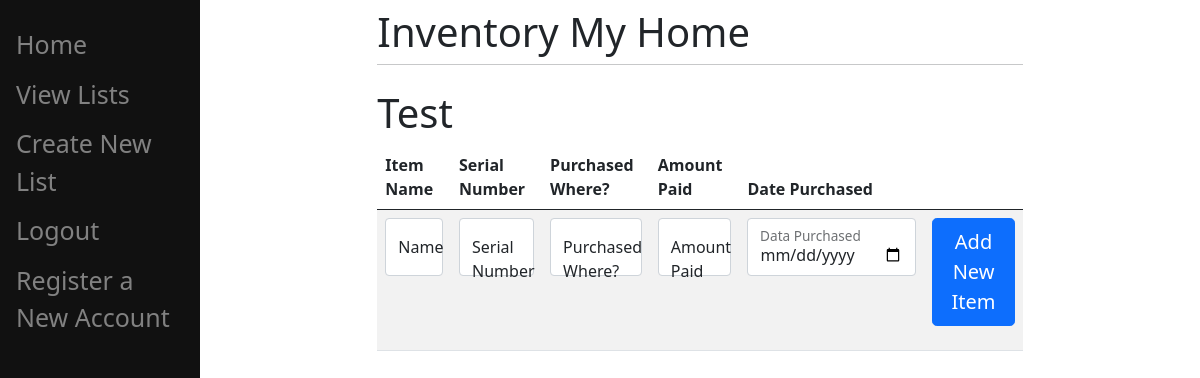
The app's page /lists/1 (signed in), older data.
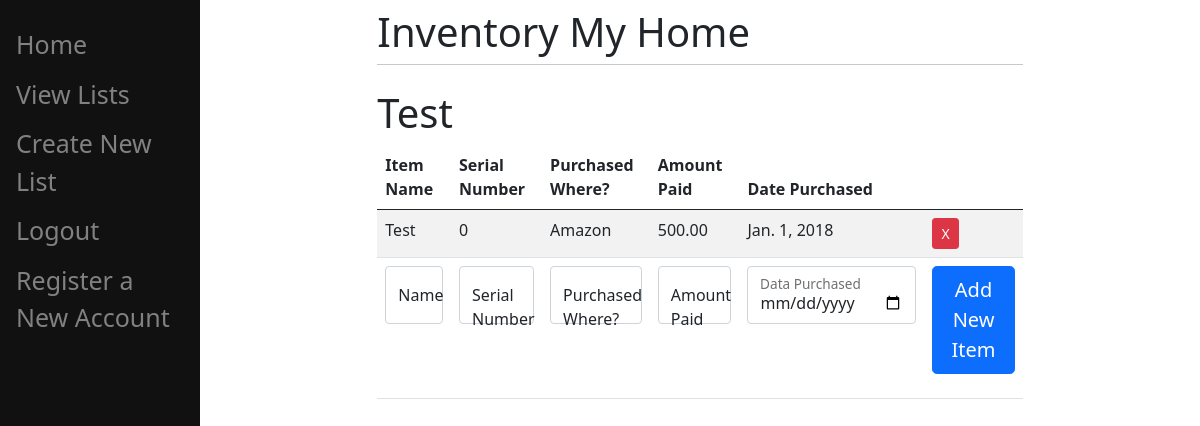
The same page, newer data.
### Inventory/models.py (models this page shows, shortened)
class Item(models.Model):
    inventory_list = models.ForeignKey(InventoryList, on_delete=models.CASCADE)
    name = models.CharField(max_length=200)
    serial = models.CharField(max_length=200, default=0)
    where_purchased = models.CharField(max_length=200, default='Unknown')
    purchase_amount = models.DecimalField(max_digits=10, decimal_places=2, default=0)
    date_purchased = models.DateField(default=None)

### Inventory/views.py (the view, shortened to what this page needs)
# urls.py: path("lists/<int:id>", views.detail_list, name="detail_list"),
def detail_list(response, id):
    ls = InventoryList.objects.get(id=id)
    if ls in response.user.inventorylist.all():
        return render(response, "Inventory/list.html", {"list": ls})
    return render(response, "Inventory/base.html", {})

### Inventory/templates/Inventory/list.html (shortened to what this page needs)
{% extends 'Inventory/base.html' %}
{% block content %}
    <h1>{{ list.name }}</h1>
    <table class="table table-striped">
        <thead>
            <tr>
                <th>Item Name</th>
                <th>Serial Number</th>
                <th>Purchased Where?</th>
                <th>Amount Paid</th>
                <th>Date Purchased</th>
                <th></th>
            </tr>
        </thead>
        <form method="delete" action="#">
            <tbody>
                {% for item in list.item_set.all %}
                    <tr>
                        <td>{{ item.name }}</td>
                        <td>{{ item.serial }}</td>
                        <td>{{ item.where_purchased }}</td>
                        <td>{{ item.purchase_amount }}</td>
                        <td>{{ item.date_purchased }}</td>
                        <td><button type="submit" name="delete" value="{{ item.id }}" class="btn btn-danger btn-sm">X</button></td>
                    </tr>
                {% endfor %}
        </form>
    <form method="post" action="#">
                    <tr>
                        <td>
                            <div class="form-floating mb-3">
                                <input type="text" name="name" class="form-control" id="nameInput" placeholder="Name"/>
                                <label for="nameInput">Name</label>
                            </div>
                        </td>
                        <td>
                            <div class="form-floating mb-3">
                                <input type="text" name="serial" class="form-control" id="serialInput" placeholder="Serial Number"/>
                                <label for="serialInput">Serial Number</label>
                            </div>
                        </td>
                        <td>
                            <div class="form-floating mb-3">
                                <input type="text" name="where_purchased" class="form-control" id="where_purchasedInput" placeholder="Purchased Where?"/>
                                <label for="where_purchasedInput">Purchased Where?</label>
                            </div>
                        </td>
                        <td>
                            <div class="form-floating mb-3">
                                <input type="text" name="purchase_amount" class="form-control" id="purchase_amountInput" placeholder="Amount Paid?"/>
                                <label for="purchase_amountInput">Amount Paid</label>
                            </div>
                        </td>
                        <td>
                            <div class="form-floating mb-3">
                                <input type="date" name="date_purchased" class="form-control" id="date_purchasedInput" placeholder="Date Purchased"/>
                                <label for="date_purchasedInput">Data Purchased</label>
                            </div>
                        </td>
                        <td>
                            <div class="form-floating mb-3">
                                <button type="submit" name="submit" value="new_item" class="btn btn-primary btn-lg">Add New Item</button>
                            </div>
                        </td>
                    </tr>
        </table>
{% endblock %}

Row changes from the older to the newer data that the page shows:
added Item: name "Test", serial "0", where_purchased "Amazon", purchase_amount "500.00", date_purchased "Jan. 1, 2018", {{ item.id }} 1 (drawn)
